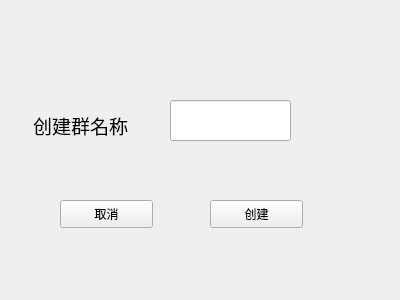
<?xml version="1.0" encoding="UTF-8"?>
<ui version="4.0">
 <class>CreateGroup</class>
 <widget class="QWidget" name="CreateGroup">
  <property name="geometry">
   <rect>
    <x>0</x>
    <y>0</y>
    <width>400</width>
    <height>300</height>
   </rect>
  </property>
  <property name="windowTitle">
   <string>Form</string>
  </property>
  <widget class="QLabel" name="label">
   <property name="geometry">
    <rect>
     <x>-10</x>
     <y>100</y>
     <width>181</width>
     <height>51</height>
    </rect>
   </property>
   <property name="text">
    <string>&lt;html&gt;&lt;head/&gt;&lt;body&gt;&lt;p align=&quot;center&quot;&gt;&lt;span style=&quot; font-size:14pt;&quot;&gt;创建群名称&lt;/span&gt;&lt;/p&gt;&lt;/body&gt;&lt;/html&gt;</string>
   </property>
  </widget>
  <widget class="QLineEdit" name="lineEdit">
   <property name="geometry">
    <rect>
     <x>170</x>
     <y>100</y>
     <width>121</width>
     <height>41</height>
    </rect>
   </property>
  </widget>
  <widget class="QPushButton" name="cancelButton">
   <property name="geometry">
    <rect>
     <x>60</x>
     <y>200</y>
     <width>93</width>
     <height>28</height>
    </rect>
   </property>
   <property name="text">
    <string>取消</string>
   </property>
  </widget>
  <widget class="QPushButton" name="pushButton_2">
   <property name="geometry">
    <rect>
     <x>210</x>
     <y>200</y>
     <width>93</width>
     <height>28</height>
    </rect>
   </property>
   <property name="text">
    <string>创建</string>
   </property>
  </widget>
 </widget>
 <resources/>
 <connections/>
</ui>
